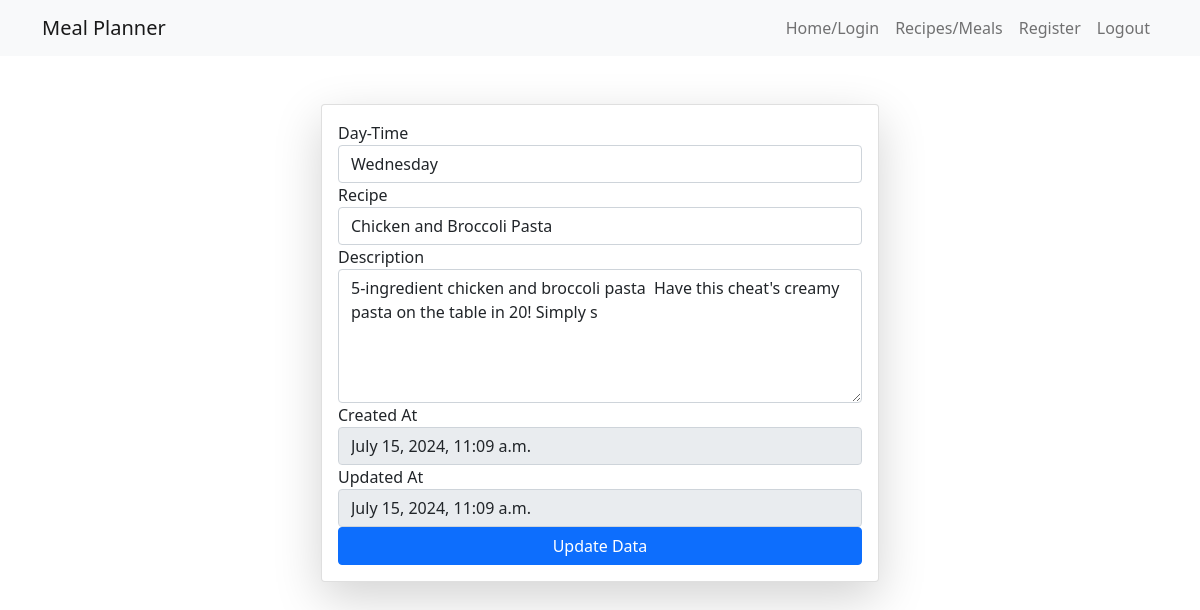
Page /update_recipe/2 (signed in) on the committed database.
### home/models.py (models this page shows)
class Recipe(models.Model):
    user = models.ForeignKey(User, on_delete=models.SET_NULL, null=True, blank=True)
    day = models.CharField(max_length=100, default='something')
    name = models.CharField(max_length=100, default='something')
    description = models.CharField(max_length=100, default='something')
    created_at = models.DateTimeField(auto_now_add=True)
    updated_at = models.DateTimeField(auto_now=True)

### home/views.py (the view, shortened to what this page needs)
# urls.py: path('update_recipe/<id>', views.update_recipe, name='update_recipe'),
@login_required(login_url='/login/')
def update_recipe(request, id):
    queryset = Recipe.objects.get(id=id)
    context = {'recipe': queryset}
    return render(request, 'update_recipe.html', context)

### home/templates/update_recipe.html (shortened to what this page needs)
{% extends "base.html" %}
{% block start %}
<link href="https://cdn.jsdelivr.net/npm/bootstrap@5.0.2/dist/css/bootstrap.min.css" rel="stylesheet"
>
<div class="container mt-5">
    <form class="col-sm-12 col-md-6 mx-auto card p-3 shadow-lg" method="post" enctype="multipart/form-data">
        <div class="form-group">
            <label for="dayInput">Day-Time</label>
            <input type="text" id="dayInput" name="day" value="{{recipe.day}}" class="form-control" required>
        </div>
        <div class="form-group">
            <label for="recipeInput">Recipe</label>
            <input id="recipeInput" name="name" type="text" value="{{recipe.name}}" class="form-control" required>
        </div>
        <div class="form-group">
            <label for="descriptionInput">Description</label>
            <textarea id="descriptionInput" name="description" rows="5" cols="30" class="form-control">{{recipe.description}}</textarea>
        </div>
        <div class="form-group">
            <label for="createdAt">Created At</label>
            <input type="text" id="createdAt" value="{{ recipe.created_at }}" class="form-control" readonly>
        </div>
        <div class="form-group">
            <label for="updatedAt">Updated At</label>
            <input type="text" id="updatedAt" value="{{ recipe.updated_at }}" class="form-control" readonly>
        </div>
        <button type="submit" class="btn btn-primary">Update Data</button>
    </form>
</div>
{% endblock %}

### rows in the picture
Recipe: day "Wednesday", name "Chicken and Broccoli Pasta", description "5-ingredient chicken and broccoli pasta Have this cheat's creamy pasta on the table in 20! Simply s", created_at "July 15, 2024, 11:09 a.m.", updated_at "July 15, 2024, 11:09 a.m."
